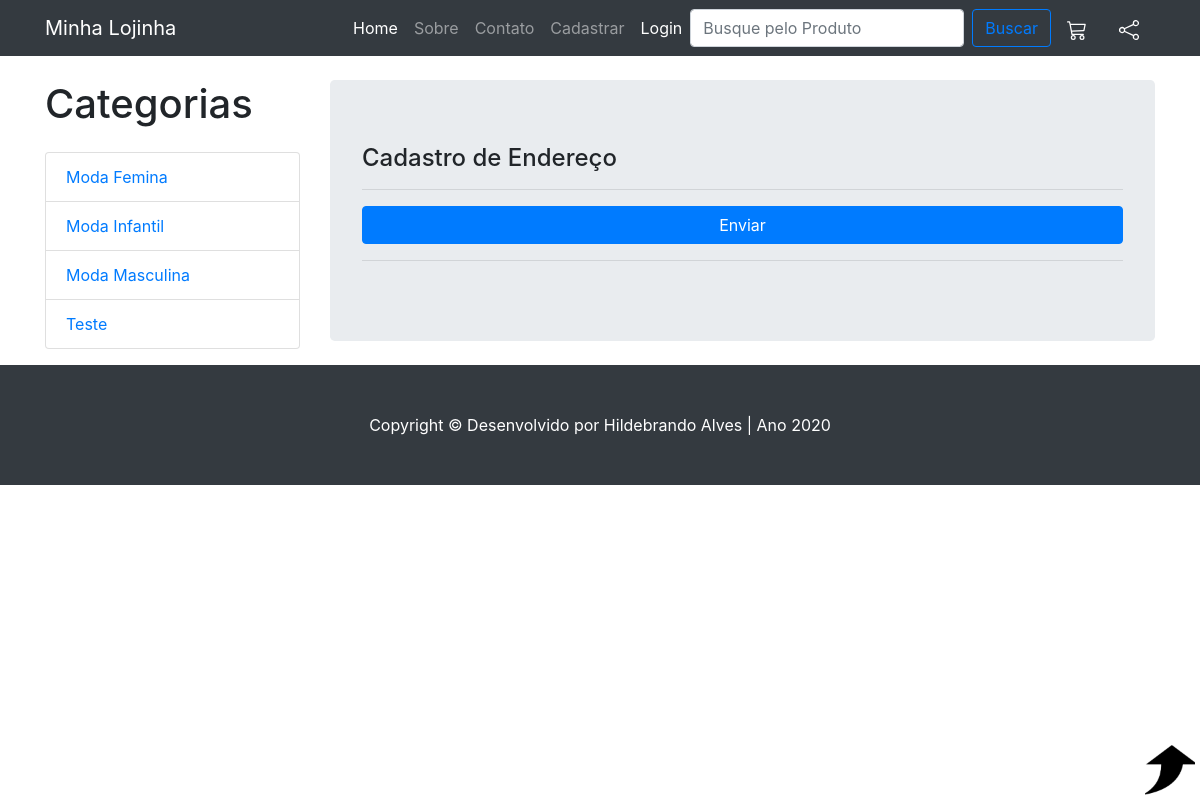
/Cadastrarendereco.php, run on the app's committed database.
### tables this page shows
CREATE TABLE IF NOT EXISTS `categorias` (
  `id_categoria` int(11) NOT NULL AUTO_INCREMENT,
  `nome_categoria` varchar(50) DEFAULT NULL,
  PRIMARY KEY (`id_categoria`)
);

### Categorias.php (the view)
<?php include('Models/Conexaodb.php'); ?>
    <div class="col-lg-3">
        <h1 class="my-4"> Categorias </h1>
        <div class="list-group"><?php
			$listarDados = mysqli_query($conn, "SELECT * FROM categorias ORDER BY nome_categoria");
			while($escrever = mysqli_fetch_array($listarDados)) { ?>
			<a href="Categoria.php?nome_categoria=<?php echo $escrever['nome_categoria']; ?>" class="list-group-item"><?php echo $escrever['nome_categoria']; ?></a>
        <?php } ?>
		</div>
    </div>

### Template/css/shop-homepage.css (style rules this page uses)
body { padding-top: 56px; }

### data on the page
categorias: nome_categoria "Moda Femina"
categorias: nome_categoria "Moda Infantil"
categorias: nome_categoria "Moda Masculina"
categorias: nome_categoria "Teste"
